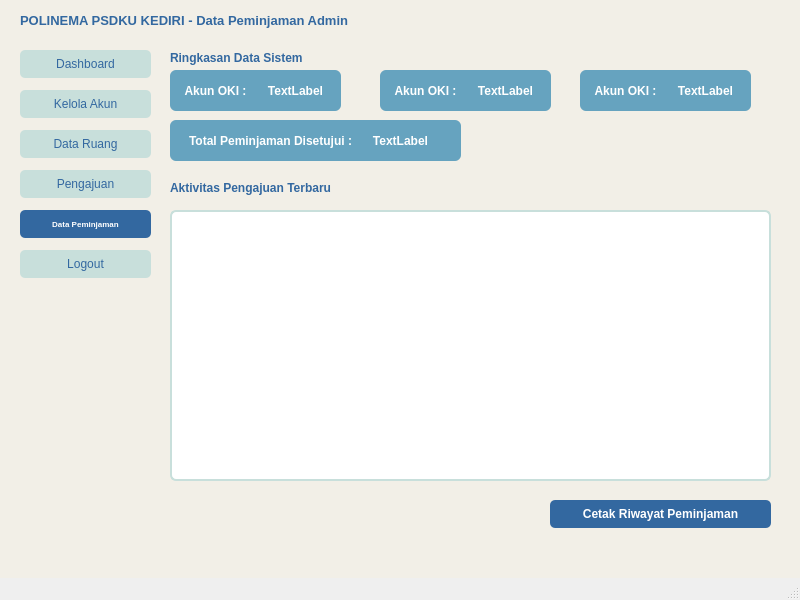
<?xml version="1.0" encoding="UTF-8"?>
<ui version="4.0">
 <class>MainWindow</class>
 <widget class="QMainWindow" name="MainWindow">
  <property name="geometry">
   <rect>
    <x>0</x>
    <y>0</y>
    <width>800</width>
    <height>600</height>
   </rect>
  </property>
  <property name="windowTitle">
   <string>Dashboard Admin</string>
  </property>
  <widget class="QWidget" name="centralwidget">
   <property name="styleSheet">
    <string notr="true">QWidget#centralwidget {
    background-color: #F2EFE7;
}</string>
   </property>
   <widget class="QLabel" name="label_3">
    <property name="geometry">
     <rect>
      <x>20</x>
      <y>10</y>
      <width>621</width>
      <height>20</height>
     </rect>
    </property>
    <property name="font">
     <font>
      <pointsize>10</pointsize>
      <weight>75</weight>
      <bold>true</bold>
     </font>
    </property>
    <property name="styleSheet">
     <string notr="true">color: #3368A0;</string>
    </property>
    <property name="text">
     <string>POLINEMA PSDKU KEDIRI - Data Peminjaman Admin</string>
    </property>
    <property name="alignment">
     <set>Qt::AlignLeading|Qt::AlignLeft|Qt::AlignVCenter</set>
    </property>
   </widget>
   <widget class="QPushButton" name="pushButton">
    <property name="geometry">
     <rect>
      <x>20</x>
      <y>50</y>
      <width>131</width>
      <height>28</height>
     </rect>
    </property>
    <property name="styleSheet">
     <string notr="true">QPushButton {
    background-color: #C8DFDB;
    color: #3368A0;
    border-radius: 5px;
}
QPushButton:hover {
    background-color: #66A3BF;
    color: #FFFFFF;
}</string>
    </property>
    <property name="text">
     <string>Dashboard</string>
    </property>
    <property name="icon">
     <iconset>
      <normaloff>../icon/dashboard.png</normaloff>../icon/dashboard.png</iconset>
    </property>
   </widget>
   <widget class="QPushButton" name="pushButton_2">
    <property name="geometry">
     <rect>
      <x>20</x>
      <y>90</y>
      <width>131</width>
      <height>28</height>
     </rect>
    </property>
    <property name="styleSheet">
     <string notr="true">QPushButton {
    background-color: #C8DFDB;
    color: #3368A0;
    border-radius: 5px;
}
QPushButton:hover {
    background-color: #66A3BF;
    color: #FFFFFF;
}</string>
    </property>
    <property name="text">
     <string>Kelola Akun</string>
    </property>
    <property name="icon">
     <iconset>
      <normaloff>../icon/user.png</normaloff>../icon/user.png</iconset>
    </property>
   </widget>
   <widget class="QPushButton" name="pushButton_3">
    <property name="geometry">
     <rect>
      <x>20</x>
      <y>130</y>
      <width>131</width>
      <height>28</height>
     </rect>
    </property>
    <property name="styleSheet">
     <string notr="true">QPushButton {
    background-color: #C8DFDB;
    color: #3368A0;
    border-radius: 5px;
}
QPushButton:hover {
    background-color: #66A3BF;
    color: #FFFFFF;
}</string>
    </property>
    <property name="text">
     <string>Data Ruang</string>
    </property>
    <property name="icon">
     <iconset>
      <normaloff>../icon/meeting-room.png</normaloff>../icon/meeting-room.png</iconset>
    </property>
   </widget>
   <widget class="QPushButton" name="pushButton_4">
    <property name="geometry">
     <rect>
      <x>20</x>
      <y>170</y>
      <width>131</width>
      <height>28</height>
     </rect>
    </property>
    <property name="styleSheet">
     <string notr="true">QPushButton {
    background-color: #C8DFDB;
    color: #3368A0;
    border-radius: 5px;
}
QPushButton:hover {
    background-color: #66A3BF;
    color: #FFFFFF;
}</string>
    </property>
    <property name="text">
     <string>Pengajuan</string>
    </property>
    <property name="icon">
     <iconset>
      <normaloff>../icon/resume.png</normaloff>../icon/resume.png</iconset>
    </property>
   </widget>
   <widget class="QPushButton" name="pushButton_5">
    <property name="geometry">
     <rect>
      <x>20</x>
      <y>210</y>
      <width>131</width>
      <height>28</height>
     </rect>
    </property>
    <property name="font">
     <font>
      <pointsize>6</pointsize>
      <weight>75</weight>
      <bold>true</bold>
     </font>
    </property>
    <property name="styleSheet">
     <string notr="true">QPushButton {
    background-color: #3368A0;
    color: #FFFFFF;
    border-radius: 5px;
    font-weight: bold;
}</string>
    </property>
    <property name="text">
     <string>Data Peminjaman</string>
    </property>
    <property name="icon">
     <iconset>
      <normaloff>../icon/contract.png</normaloff>../icon/contract.png</iconset>
    </property>
   </widget>
   <widget class="QPushButton" name="pushButton_6">
    <property name="geometry">
     <rect>
      <x>20</x>
      <y>250</y>
      <width>131</width>
      <height>28</height>
     </rect>
    </property>
    <property name="styleSheet">
     <string notr="true">QPushButton {
    background-color: #C8DFDB;
    color: #3368A0;
    border-radius: 5px;
}
QPushButton:hover {
    background-color: #3368A0;
    color: #FFFFFF;
}</string>
    </property>
    <property name="text">
     <string>Logout</string>
    </property>
    <property name="icon">
     <iconset>
      <normaloff>../icon/exit.png</normaloff>../icon/exit.png</iconset>
    </property>
   </widget>
   <widget class="QLabel" name="label">
    <property name="geometry">
     <rect>
      <x>170</x>
      <y>50</y>
      <width>161</width>
      <height>16</height>
     </rect>
    </property>
    <property name="font">
     <font>
      <weight>75</weight>
      <bold>true</bold>
     </font>
    </property>
    <property name="styleSheet">
     <string notr="true">color: #3368A0;</string>
    </property>
    <property name="text">
     <string>Ringkasan Data Sistem</string>
    </property>
   </widget>
   <widget class="QFrame" name="frame">
    <property name="geometry">
     <rect>
      <x>170</x>
      <y>70</y>
      <width>171</width>
      <height>41</height>
     </rect>
    </property>
    <property name="styleSheet">
     <string notr="true">QFrame#frame {
    background-color: #66A3BF;
    border-radius: 6px;
}
QLabel {
    color: #FFFFFF;
    font-weight: bold;
}</string>
    </property>
    <property name="frameShape">
     <enum>QFrame::NoFrame</enum>
    </property>
    <widget class="QLabel" name="label_2">
     <property name="geometry">
      <rect>
       <x>10</x>
       <y>0</y>
       <width>71</width>
       <height>41</height>
      </rect>
     </property>
     <property name="text">
      <string>Akun OKI :</string>
     </property>
     <property name="alignment">
      <set>Qt::AlignCenter</set>
     </property>
    </widget>
    <widget class="QLabel" name="label_4">
     <property name="geometry">
      <rect>
       <x>90</x>
       <y>0</y>
       <width>71</width>
       <height>41</height>
      </rect>
     </property>
     <property name="text">
      <string>TextLabel</string>
     </property>
     <property name="alignment">
      <set>Qt::AlignCenter</set>
     </property>
    </widget>
   </widget>
   <widget class="QFrame" name="frame_2">
    <property name="geometry">
     <rect>
      <x>380</x>
      <y>70</y>
      <width>171</width>
      <height>41</height>
     </rect>
    </property>
    <property name="styleSheet">
     <string notr="true">QFrame#frame_2 {
    background-color: #66A3BF;
    border-radius: 6px;
}
QLabel {
    color: #FFFFFF;
    font-weight: bold;
}</string>
    </property>
    <property name="frameShape">
     <enum>QFrame::NoFrame</enum>
    </property>
    <widget class="QLabel" name="label_5">
     <property name="geometry">
      <rect>
       <x>10</x>
       <y>0</y>
       <width>71</width>
       <height>41</height>
      </rect>
     </property>
     <property name="text">
      <string>Akun OKI :</string>
     </property>
     <property name="alignment">
      <set>Qt::AlignCenter</set>
     </property>
    </widget>
    <widget class="QLabel" name="label_6">
     <property name="geometry">
      <rect>
       <x>90</x>
       <y>0</y>
       <width>71</width>
       <height>41</height>
      </rect>
     </property>
     <property name="text">
      <string>TextLabel</string>
     </property>
     <property name="alignment">
      <set>Qt::AlignCenter</set>
     </property>
    </widget>
   </widget>
   <widget class="QFrame" name="frame_3">
    <property name="geometry">
     <rect>
      <x>580</x>
      <y>70</y>
      <width>171</width>
      <height>41</height>
     </rect>
    </property>
    <property name="styleSheet">
     <string notr="true">QFrame#frame_3 {
    background-color: #66A3BF;
    border-radius: 6px;
}
QLabel {
    color: #FFFFFF;
    font-weight: bold;
}</string>
    </property>
    <property name="frameShape">
     <enum>QFrame::NoFrame</enum>
    </property>
    <widget class="QLabel" name="label_7">
     <property name="geometry">
      <rect>
       <x>10</x>
       <y>0</y>
       <width>71</width>
       <height>41</height>
      </rect>
     </property>
     <property name="text">
      <string>Akun OKI :</string>
     </property>
     <property name="alignment">
      <set>Qt::AlignCenter</set>
     </property>
    </widget>
    <widget class="QLabel" name="label_8">
     <property name="geometry">
      <rect>
       <x>90</x>
       <y>0</y>
       <width>71</width>
       <height>41</height>
      </rect>
     </property>
     <property name="text">
      <string>TextLabel</string>
     </property>
     <property name="alignment">
      <set>Qt::AlignCenter</set>
     </property>
    </widget>
   </widget>
   <widget class="QFrame" name="frame_4">
    <property name="geometry">
     <rect>
      <x>170</x>
      <y>120</y>
      <width>291</width>
      <height>41</height>
     </rect>
    </property>
    <property name="styleSheet">
     <string notr="true">QFrame#frame_4 {
    background-color: #66A3BF;
    border-radius: 6px;
}
QLabel {
    color: #FFFFFF;
    font-weight: bold;
}</string>
    </property>
    <property name="frameShape">
     <enum>QFrame::NoFrame</enum>
    </property>
    <widget class="QLabel" name="label_9">
     <property name="geometry">
      <rect>
       <x>10</x>
       <y>0</y>
       <width>181</width>
       <height>41</height>
      </rect>
     </property>
     <property name="text">
      <string>Total Peminjaman Disetujui :</string>
     </property>
     <property name="alignment">
      <set>Qt::AlignCenter</set>
     </property>
    </widget>
    <widget class="QLabel" name="label_10">
     <property name="geometry">
      <rect>
       <x>190</x>
       <y>0</y>
       <width>81</width>
       <height>41</height>
      </rect>
     </property>
     <property name="text">
      <string>TextLabel</string>
     </property>
     <property name="alignment">
      <set>Qt::AlignCenter</set>
     </property>
    </widget>
   </widget>
   <widget class="QLabel" name="label_11">
    <property name="geometry">
     <rect>
      <x>170</x>
      <y>180</y>
      <width>191</width>
      <height>16</height>
     </rect>
    </property>
    <property name="font">
     <font>
      <weight>75</weight>
      <bold>true</bold>
     </font>
    </property>
    <property name="styleSheet">
     <string notr="true">color: #3368A0;</string>
    </property>
    <property name="text">
     <string>Aktivitas Pengajuan Terbaru</string>
    </property>
   </widget>
   <widget class="QTableWidget" name="tableWidget">
    <property name="geometry">
     <rect>
      <x>170</x>
      <y>210</y>
      <width>601</width>
      <height>271</height>
     </rect>
    </property>
    <property name="styleSheet">
     <string notr="true">QTableWidget {
    background-color: #FFFFFF;
    border: 2px solid #C8DFDB;
    border-radius: 6px;
}
QHeaderView::section {
    background-color: #3368A0;
    color: #FFFFFF;
    font-weight: bold;
    padding: 4px;
}</string>
    </property>
   </widget>
   <widget class="QPushButton" name="pushButton_7">
    <property name="geometry">
     <rect>
      <x>550</x>
      <y>500</y>
      <width>221</width>
      <height>28</height>
     </rect>
    </property>
    <property name="styleSheet">
     <string notr="true">QPushButton {
    background-color: #3368A0;
    color: #FFFFFF;
    border-radius: 5px;
    font-weight: bold;
}</string>
    </property>
    <property name="text">
     <string>Cetak Riwayat Peminjaman</string>
    </property>
    <property name="icon">
     <iconset>
      <normaloff>../icon/printer.png</normaloff>../icon/printer.png</iconset>
    </property>
   </widget>
  </widget>
  <widget class="QMenuBar" name="menubar">
   <property name="geometry">
    <rect>
     <x>0</x>
     <y>0</y>
     <width>800</width>
     <height>26</height>
    </rect>
   </property>
  </widget>
  <widget class="QStatusBar" name="statusbar"/>
 </widget>
 <resources/>
 <connections/>
</ui>
